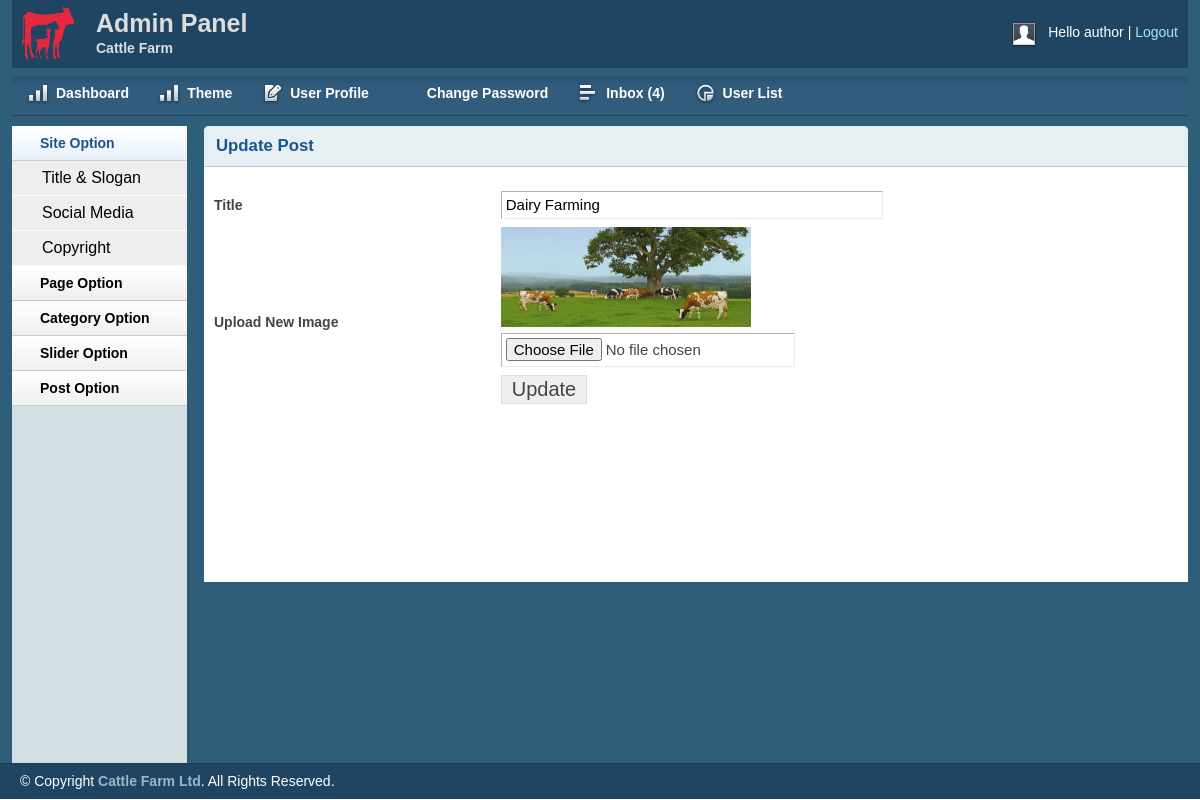
/admin/editslider.php?sliderid=1 (signed in), run on the app's committed database.
### tables this page shows
CREATE TABLE `tbl_slider` (
  `id` int(11) NOT NULL,
  `title` varchar(255) NOT NULL,
  `image` varchar(255) NOT NULL
);

### lib/Database.php (called while the page is built, shortened)
<?php
Class Database{
	public $host   = DB_HOST;
	public $user   = DB_USER;
	public $pass   = DB_PASS;
	public $dbname = DB_NAME;
	public $link;
	private function connectDB(){
	$this->link = new mysqli($this->host, $this->user, $this->pass, $this->dbname);
 }
	public function select($query){
		$result = $this->link->query($query) or die($this->link->error.__LINE__);
		if($result->num_rows > 0){
			return $result;
		} else {
			return false;
		}
	}
}

### admin/editslider.php (the view, shortened to what this page needs)
<?php include 'inc/header.php'; ?>
<?php include 'inc/sidebar.php'; ?>
<?php
    if(!isset($_GET['sliderid']) || $_GET['sliderid'] == NULL) {
        echo "<script>window.location = 'sliderlist.php';</script>";
    } else {
        $sliderid = $_GET['sliderid'];
    }
 ?>
<div class="grid_10">
    <div class="box round first grid">
        <h2>Update Post</h2>
                <div class="block">
    <?php
        $query = "select * from tbl_slider where id = '$sliderid'";
        $getslider = $db->select($query);
        while ($sliderresult = $getslider->fetch_assoc()) {
    ?>
     <form action="" method="POST" enctype="multipart/form-data">
        <table class="form">
            <tr>
                <td>
                    <label>Title</label>
                </td>
                <td>
                    <input type="text" name = "title" value = "<?php echo $sliderresult['title']; ?>" class="medium" />
                </td>
            </tr>
            <tr>
                <td>
                    <label>Upload New Image</label>
                </td>
                <td>
                <img src="<?php echo $sliderresult['image']; ?>" height="100px" width="250px"/><br/>
                    <input type="file" name = "image"/>
                </td>
            </tr>
			<tr>
                            <td></td>
                            <td>
                                <input type="submit" name="submit" Value="Update" />
                            </td>
                        </tr>
                    </table>
                    </form>
                <?php } ?>
            </div>
        </div>
    </div>
<?php include 'inc/footer.php'; ?>

### admin/css/layout.css (style rules this page uses)
body { background: #fff none repeat scroll 0 0; color: #444; font-size: 14px; padding: 0; }
h1, h2, h3, h4, h5, h6 { line-height:1.2em; margin-bottom:.3em; }
h2 { margin-top:1em; }
.box { background:#fff; margin-bottom:20px; padding:10px 10px 10px 10px; margin-left:-8px; }
.box.grid { padding-bottom:40px; }
.box.round { -moz-border-radius: 5px 5px 0px 0px; -webkit-border-radius: 5px 5px 0px 0px; border-radius: 5px 5px 0px 0px; }
.box h2 { font-size:1.2em; font-weight:bold; color:#1B548D; background:#E6F0F3; margin:-10px -10px 0 -10px; padding:10px 12px; border-bottom:1px solid #B3CBD6; -moz-border-radius: 5px 5px 0px 0px; -webkit-border-radius: 5px 5px 0px 0px; border-radius: 5px 5px 0px 0px; }
.box.first { min-height: 406px; }
.block { padding-top:20px; }
table.form { width:100%; }
table.form td { padding:4px 0px; }
table.form label { font-weight:bold; }
table.form input, table.form select { font-size: 15px; padding: 4px 4px 5px 4px; border-top: 1px solid #b3b3b3; border-left: 1px solid #b3b3b3; border-right: 1px solid #eaeaea; border-bottom: 1px solid #eaeaea; }
table.form input[type="submit"] { border: 1px solid #ddd; color: #444; cursor: pointer; font-size: 20px; padding: 2px 10px; }
input.medium { width: 55%; }
.block { padding-bottom:1px; }

### data on the page
tbl_slider: title "Dairy Farming", image (picture)

### other printed values
Session::get('username') "author"
$count "4"
